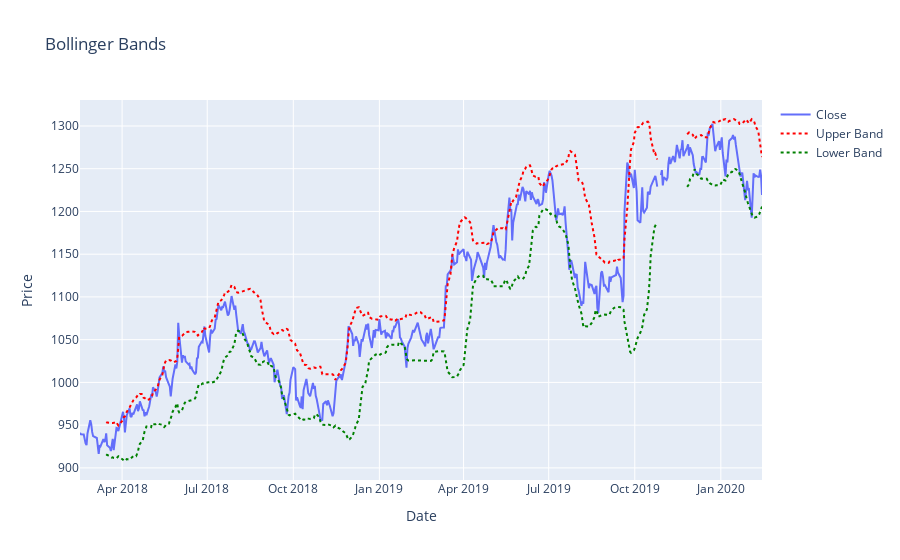

Notebook code for this chart:
### Markdown cell above
## Bollinger Bands
1. Deskripsi
    - Bollinger Bands adalah indikator teknikal yang terdiri dari tiga garis:
        - Middle Band → Simple Moving Average (SMA) biasanya 20 periode.
        - Upper Band → Middle Band + (deviasi standar × faktor, biasanya 2).
        - Lower Band → Middle Band − (deviasi standar × faktor, biasanya 2).
    - Upper dan Lower Band membentuk “selimut” yang mengikuti pergerakan harga, sehingga lebar atau sempitnya selimut ini menandakan volatilitas (tingkat perubahan harga) di pasar.
2. Tujuan
    - Mengukur volatilitas pasar → Band melebar = pasar sedang aktif, band menyempit = pasar sedang tenang.
    - Menentukan potensi titik beli/jual → Harga yang menyentuh atau melewati upper/lower band sering menjadi sinyal pembalikan arah.
    - Mengidentifikasi fase konsolidasi → Band yang sempit menandakan harga sedang “mengumpulkan tenaga” untuk bergerak besar.

### Code cell
df['MiddleBand'] = df['Close'].rolling(window=20).mean()
df['UpperBand'] = df['MiddleBand'] + 2*df['Close'].rolling(window=20).std()
df['LowerBand'] = df['MiddleBand'] - 2*df['Close'].rolling(window=20).std()

# Plot
fig = go.Figure()
fig.add_trace(go.Scatter(x=df['Date'], y=df['Close'], name='Close'))
fig.add_trace(go.Scatter(x=df['Date'], y=df['UpperBand'], name='Upper Band', line=dict(color='red', dash='dot')))
fig.add_trace(go.Scatter(x=df['Date'], y=df['LowerBand'], name='Lower Band', line=dict(color='green', dash='dot')))
fig.update_layout(title='Bollinger Bands', xaxis_title='Date', yaxis_title='Price')
fig.show()

### Figure 1 — Plotly figure (JSON) as saved in the notebook; plotly's stock layout.template omitted (floating-point values rounded to 4 significant figures; data arrays with more than 128 entries replaced by an {"elided": "..."} marker saying what was removed)
{"data": [{"name": "Close", "type": "scatter", "x": {"elided": "491 str values"}, "y": {"elided": "491 float values"}}, {"line": {"color": "red", "dash": "dot"}, "name": "Upper Band", "type": "scatter", "x": {"elided": "491 str values"}, "y": {"elided": "491 float values"}}, {"line": {"color": "green", "dash": "dot"}, "name": "Lower Band", "type": "scatter", "x": {"elided": "491 str values"}, "y": {"elided": "491 float values"}}], "layout": {"title": {"text": "Bollinger Bands"}, "xaxis": {"title": {"text": "Date"}}, "yaxis": {"title": {"text": "Price"}}}}
